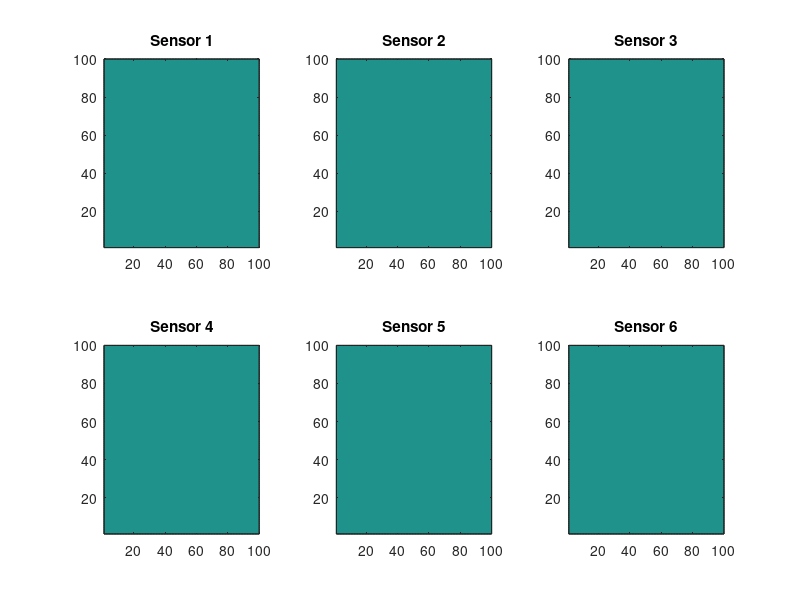

MATLAB code to generate this figure: (Note: this script raises an error after producing the figure.)
%% %%%%%%%%%%%%%%%%%%%%%%%%%%%%%%%%%%%%%%%%%%%%%%%%%%%%%%%%%%%
%% Multi Sensor-based Distributed Bayesian Estimator
% This code is for distributed bayesian estimator for target positioning and tracking
% (1) Target: Static target with unknown position
% (2) Sensors: Binary sensor with only 0 or 1 measurement
% (3) Strategy: (3.1) Observation Exchange strategy (Neighbourhood or Global-Exchange)
%               (3.2) Probability Map Consensus strategy (single step or multi-step)
%% 2015 June; All Copyright Reserved
% Fixed topology case

clear; clc; close all
Selection1 = 5;    % select observaition exchange and fusion strategies
max_EstStep = 110; % max step
switch Selection1
    case 1,  ObservExch='off'; ConsenStep=0;
    case 2,  ObservExch='off'; ConsenStep=10;
    case 3,  ObservExch='sing'; ConsenStep=0;
    case 4,  ObservExch='sing'; ConsenStep=10;
    case 5,  ObservExch='multi'; ConsenStep=0;
    case 6,  ObservExch='multi'; ConsenStep=10;
    otherwise, error('No selection.');
end

Selection2 = 1; % select the motion of agents and target
switch Selection2
    case 1,  r_move= 0; tar_move=0;
    case 2,  r_move= 0; tar_move=1;
    case 3,  r_move= 1; tar_move=0;
    case 4,  r_move= 1; tar_move=1;
    otherwise, error('No selection.');
end
% the set of robots whose pdf will be drawn
if r_move == 0
    sim_r_idx = [1,3,5];
else
    sim_r_idx = [2,4,6];
end

save_file = 0; % choose whether to save simulation results
%% %%%%%%%%%%%%%%%%%%%%%%%%%%%%%%%%%%%%%%%%%%%%%%%%%%%%%%%%%%%
%% Field Setup
fld.x = 100; fld.y = 100;  % Field size
fld.map = ones(fld.x,fld.y)/(fld.x*fld.y);
[xpt,ypt] = meshgrid(1:fld.x,1:fld.y);
fld.traj = []; % trajectory of traget

%% Target Setup
switch Selection2
    case {1,3} 
        fld.tx = 45; 
        fld.ty = 45;% Target position, but unknown to estimator
    case {2,4} 
        fld.tx = 20; 
        fld.ty = 20;% Target position, but unknown to estimator
end

fld.target.speed = 1;
fld.target.cov = 0.0001*eye(2);% covariance of the target motion model
if tar_move == 0
    fld.target.dx= 0;
    fld.target.dy= 0;
elseif tar_move == 1
    fld.target.dx= 1;
    fld.target.dy= 1;
end

%% Probability Map Consensus setup
ConsenFigure=0; % if 1, draw the concensus steps

%% Probability Map Update
% calculate the prediction matrix
% if tar_move == 1
    [ptx,pty] = meshgrid(1:fld.x,1:fld.y);
    pt = [ptx(:),pty(:)];
    upd_cell1 = cell(size(pt,1),1);
    for ii = 1:size(pt,1)
        upd_cell1{ii} = zeros(fld.x,fld.y);
        if (pt(ii,1)+fld.target.speed*fld.target.dx <= fld.x) && (pt(ii,2)+fld.target.speed*fld.target.dy <= fld.y)
            upd_cell1{ii}(pt(ii,1)+fld.target.speed*fld.target.dx,pt(ii,2)+fld.target.speed*fld.target.dy) = 1;
        end
    end
    
%% Path Planning setup
%{
hor = 3; % planning horizon
% desired distances among neighboring agents
% desDist = 10*[0 1 sqrt(3) 0 sqrt(3) 1; 
%     1 0 1 sqrt(3) 0 sqrt(3); 
%     sqrt(3) 1 0 1 sqrt(3) 0; 
%     0 sqrt(3) 1 0 1 sqrt(3); 
%     sqrt(3) 0 sqrt(3) 1 0 1; 
%     1 sqrt(3) 0 sqrt(3) 1 0];
desDist = 10*[0 1 sqrt(3) 2 sqrt(3) 1; 
    1 0 1 sqrt(3) 2 sqrt(3); 
    sqrt(3) 1 0 1 sqrt(3) 2; 
    2 sqrt(3) 1 0 1 sqrt(3); 
    sqrt(3) 2 sqrt(3) 1 0 1; 
    1 sqrt(3) 2 sqrt(3) 1 0];

dt = 1; % discretization time
vl = 0; vu = 3; % lower and upper bounds for robot speed

usePathUpdMap = 0; % if 1, each robot update its map based on neighbors' planned path; if 0, no update is conducted
useSimObs = 0; % if 1, each robot simulates the observations for neighbors' planned path

% precompute combinatorial matrix for calculating POD
all_comb = {};
for ii = 1:hor
    all_comb = [all_comb;num2cell(nchoosek(1:hor,ii),2)];
end
%}

%% Multi-Robot Setup
NumOfRobot = 6;
hf1=figure(1); set(hf1,'Position',[50,50,1000,600]); % for filtering cycle
hf3 = figure(3);
if ConsenFigure==1, hCon=figure(2); set(hCon,'Position',[200,50,1000,600]); end % for consensus cycle
switch Selection2
    case {1,2,3,4}
        x_set = [20,40,60,80,60,40];
        y_set = [50,20,20,50,80,80];
end

for i=1:NumOfRobot
    if r_move == 0
        rbt(i).x = x_set(i); % sensor position.x
        rbt(i).y = y_set(i); % sensor position.x
    elseif r_move == 1
        rbt(i).T = 20; % period of circling motion
        rbt(i).center = [x_set(i);y_set(i)];
        rbt(i).r = 15;
        rbt(i).w = 2*pi/rbt(i).T;
        rbt(i).x = x_set(i);
        rbt(i).y = y_set(i)+rbt(i).r;
    end
    
    rbt(i).traj = [];
    rbt(i).map = ones(fld.x,fld.y);
    rbt(i).map = rbt(i).map/sum(sum(rbt(i).map));
%     if tar_move == 1
        rbt(i).talign_map = rbt(i).map; % store the prob_map for observations with same tiem index, i.e. P(x|z^1_1:k,...,z^N_1:k)
        rbt(i).talign_t = 0; % record the time for the time-aligned map 
%     end
    subplot(2,3,i); contourf((rbt(i).map)'); hold on; title(['Sensor ',num2str(i)]);
    rbt(i).prob = zeros(fld.x,fld.y);
    rbt(i).entropy = zeros(1,max_EstStep);
    for j = 1:NumOfRobot
        rbt(i).rbt(j).used = []; % save the observations times that have been used for updating
    end
end

% binary sensor model
sigmaVal=(fld.x/10)^2+(fld.y/10)^2; % covariance matrix for the sensor
k_s = 2*pi*sqrt(det(sigmaVal)); % normalizing factor
s_psi = 1/2*eye(2)/sigmaVal; % psi for the sensor
% robot colors
rbt(1).color = 'r';
rbt(2).color = 'g';
rbt(3).color = 'y';
rbt(4).color = 'c';
rbt(5).color = 'm';
rbt(6).color = 'w';

%% Communication structure
rbt(1).neighbour=[2,6];
rbt(2).neighbour=[1,3];
rbt(3).neighbour=[2,4];
rbt(4).neighbour=[3,5];
rbt(5).neighbour=[4,6];
rbt(6).neighbour=[1,5];

%% Robot Buffer for Observation Exchange
for i=1:NumOfRobot
    for j=1:NumOfRobot
        rbtBuffer{i}.rbt(j).x=[];
        rbtBuffer{i}.rbt(j).y=[];
        rbtBuffer{i}.rbt(j).z=[];
        rbtBuffer{i}.rbt(j).k=[];
        rbtBuffer{i}.rbt(j).prob=[];
        rbtBuffer{i}.rbt(j).map = {};% record the previously calculated map to reduce computation        
    end
end

%% %%%%%%%%%%%%%%%%%%%%%%%%%%%%%%%%%%%%%%%%%%%%%%%%%%%%%%%%%%%
%% Distributed Bayesian Filter for Target Tracking
count = 1; % time step
% record the time that the mpc solver cannot give a solution and the
% corresponding robot
err.time = [];
err.rbt = [];
while (1) %% Filtering Time Step
    figure(1); clf(hf1);
    
    for ii = 1:NumOfRobot
       rbt(ii).traj = [rbt(ii).traj,[rbt(ii).x;rbt(ii).y]];
    end
    fld.traj = [fld.traj,[fld.tx;fld.ty]];
    
    %% %%%%%%%%%%%%%%%%%%%%%%%%%%%%%%%    
    %% Generate measurement and observation probability
    for i=1:NumOfRobot % Robot Iteration
        rbt(i).z = sensorSim(rbt(i).x,rbt(i).y,fld.tx,fld.ty,sigmaVal);
    end
    
    %% %%%%%%%%%%%%%%%%%%%%%%%%%%%%%%%
    %% Bayesian Updating
    % observation exchange steps:
    % (1) send/receive and update stored observations
    % (2) observe
    % (3) repeat step (1)
    switch ObservExch
        %% No observation exch
        case 'off',
            for i=1:NumOfRobot % Robot Iteration
                if rbt(i).z == 1
                    rbt(i).prob = sensorProb(rbt(i).x,rbt(i).y,fld.x,fld.y,sigmaVal);
                elseif rbt(i).z == 0
                    rbt(i).prob = 1 - sensorProb(rbt(i).x,rbt(i).y,fld.x,fld.y,sigmaVal);
                end
                rbt(i).map = rbt(i).map.*rbt(i).prob;
                rbt(i).map = rbt(i).map/sum(sum(rbt(i).map));
            end
            
            %% With single observation exch
        case 'sing',
            for i=1:NumOfRobot % Robot Iteration
                if rbt(i).z == 1
                    rbt(i).prob = sensorProb(rbt(i).x,rbt(i).y,fld.x,fld.y,sigmaVal);
                elseif rbt(i).z == 0
                    rbt(i).prob = 1 - sensorProb(rbt(i).x,rbt(i).y,fld.x,fld.y,sigmaVal);
                end
            end
            for i=1:NumOfRobot
                rbt(i).map = rbt(i).map.*rbt(i).prob;
                for t=rbt(i).neighbour
                    rbt(i).map = rbt(i).map.*rbt(t).prob;
                end
                rbt(i).map = rbt(i).map/sum(sum(rbt(i).map));
            end
            
            %% with Multi-step observation exch
        case 'multi',
            if (Selection2 == 1) || (Selection2 == 3)
                % static target
                %% data transmission
                % (1) sending/receive   
                tempRbtBuffer = rbtBuffer;
                for i=1:NumOfRobot % Robot Iteration
                    % for information from neighbours to compare whether it is
                    % latest                   
                    for j=1:NumOfRobot
                        for t=rbt(i).neighbour
                            if t == 0 % if no neighbors
                                continue
                            end
                            % note: communication only transmit the latest
                            % observation stored in each neighbor
                            if (~isempty(rbtBuffer{t}.rbt(j).k)) && (isempty(tempRbtBuffer{i}.rbt(j).k) || (tempRbtBuffer{i}.rbt(j).k < rbtBuffer{t}.rbt(j).k))
                                tempRbtBuffer{i}.rbt(j).x = rbtBuffer{t}.rbt(j).x;
                                tempRbtBuffer{i}.rbt(j).y = rbtBuffer{t}.rbt(j).y;
                                tempRbtBuffer{i}.rbt(j).z = rbtBuffer{t}.rbt(j).z;
                                tempRbtBuffer{i}.rbt(j).k = rbtBuffer{t}.rbt(j).k;
                                tempRbtBuffer{i}.rbt(j).prob = rbtBuffer{t}.rbt(j).prob;
                            end
                        end
                    end
                end
                
                % return temperary buffer to robot buffer
                for i=1:NumOfRobot
                    for j=1:NumOfRobot
                        rbtBuffer{i}.rbt(j).x = tempRbtBuffer{i}.rbt(j).x;
                        rbtBuffer{i}.rbt(j).y = tempRbtBuffer{i}.rbt(j).y;
                        rbtBuffer{i}.rbt(j).z = tempRbtBuffer{i}.rbt(j).z;
                        rbtBuffer{i}.rbt(j).k = tempRbtBuffer{i}.rbt(j).k;
                        rbtBuffer{i}.rbt(j).prob = tempRbtBuffer{i}.rbt(j).prob;
                    end
                end
                
                % (2) observation
                % Observation of each robot
                for i=1:NumOfRobot
                        % initialize the buffer
                        rbtBuffer{i}.rbt(i).x=rbt(i).x;
                        rbtBuffer{i}.rbt(i).y=rbt(i).y;
                        rbtBuffer{i}.rbt(i).z=rbt(i).z;
                        rbtBuffer{i}.rbt(i).k=count;
                        if (~isempty(rbtBuffer{i}.rbt(i).k)) && (rbtBuffer{i}.rbt(i).z == 1)
                            rbtBuffer{i}.rbt(i).prob = sensorProb(rbtBuffer{i}.rbt(i).x,rbtBuffer{i}.rbt(i).y,fld.x,fld.y,sigmaVal);
                        elseif ~isempty(rbtBuffer{i}.rbt(i).k) && (rbtBuffer{i}.rbt(i).z == 0)
                            rbtBuffer{i}.rbt(i).prob = 1 - sensorProb(rbtBuffer{i}.rbt(i).x,rbtBuffer{i}.rbt(i).y,fld.x,fld.y,sigmaVal);
                        end
                end
                display(rbtBuffer{1}.rbt(1)),display(rbtBuffer{1}.rbt(2)),display(rbtBuffer{1}.rbt(3))
                display(rbtBuffer{1}.rbt(4)),display(rbtBuffer{1}.rbt(5)),display(rbtBuffer{1}.rbt(6))
                
                %% update by bayes rule
                % calculate probility of latest z
                for i=1:NumOfRobot % Robot Iteration
                    for j=1:NumOfRobot
                        if (~isempty(rbtBuffer{i}.rbt(j).k)) && (~ismember(rbtBuffer{i}.rbt(j).k,rbt(i).rbt(j).used))
                            rbt(i).map=rbt(i).map.*rbtBuffer{i}.rbt(j).prob;
                            rbt(i).rbt(j).used = [rbt(i).rbt(j).used,rbtBuffer{i}.rbt(j).k];
                        end
                    end
                    rbt(i).map=rbt(i).map/sum(sum(rbt(i).map));
                end               
                
            elseif (Selection2 == 2) || (Selection2 == 4)
                % moving target
                %% data transmission
                % (1) sending/receive
                % multi-step transmit of observation
                tempRbtBuffer=rbtBuffer;
                for i=1:NumOfRobot % Robot Iteration
                    % for information from neighbours to compare whether it is
                    % latest
                    for j=1:NumOfRobot
                        for t=rbt(i).neighbour
                            % note: communication only transmit the latest
                            % observation stored in each neighbor
                            if (~isempty(rbtBuffer{t}.rbt(j).k)) && (isempty(tempRbtBuffer{i}.rbt(j).k) || (tempRbtBuffer{i}.rbt(j).k(1) < rbtBuffer{t}.rbt(j).k(1)))
                                tempRbtBuffer{i}.rbt(j).x = [rbtBuffer{t}.rbt(j).x(1),tempRbtBuffer{i}.rbt(j).x];
                                tempRbtBuffer{i}.rbt(j).y = [rbtBuffer{t}.rbt(j).y(1),tempRbtBuffer{i}.rbt(j).y];
                                tempRbtBuffer{i}.rbt(j).z = [rbtBuffer{t}.rbt(j).z(1),tempRbtBuffer{i}.rbt(j).z];
                                tempRbtBuffer{i}.rbt(j).k = [rbtBuffer{t}.rbt(j).k(1),tempRbtBuffer{i}.rbt(j).k];
                            end
                        end
                        % remove unneeded records
                        rmv_idx = tempRbtBuffer{i}.rbt(j).k <= rbt(i).talign_t;
                        tempRbtBuffer{i}.rbt(j).x(rmv_idx)=[];
                        tempRbtBuffer{i}.rbt(j).y(rmv_idx)=[];
                        tempRbtBuffer{i}.rbt(j).z(rmv_idx)=[];
                        tempRbtBuffer{i}.rbt(j).k(rmv_idx)=[];
                    end
                end
                
                % return temperary buffer to robot buffer
                for i=1:NumOfRobot
                    for j=1:NumOfRobot
                        rbtBuffer{i}.rbt(j).x = tempRbtBuffer{i}.rbt(j).x;
                        rbtBuffer{i}.rbt(j).y = tempRbtBuffer{i}.rbt(j).y;
                        rbtBuffer{i}.rbt(j).z = tempRbtBuffer{i}.rbt(j).z;
                        rbtBuffer{i}.rbt(j).k = tempRbtBuffer{i}.rbt(j).k;
                    end
                end
                
                % (2) observation
                % Observation of each robot
                for i=1:NumOfRobot
                    rbtBuffer{i}.rbt(i).x=[rbt(i).x,rbtBuffer{i}.rbt(i).x];
                    rbtBuffer{i}.rbt(i).y=[rbt(i).y,rbtBuffer{i}.rbt(i).y];
                    rbtBuffer{i}.rbt(i).z=[rbt(i).z,rbtBuffer{i}.rbt(i).z];
                    rbtBuffer{i}.rbt(i).k=[count,rbtBuffer{i}.rbt(i).k];
                    % remove unneeded records
                    % only observations that are got no less than talign_t+1
                    % are used for Bayes filtering
                    rmv_idx = rbtBuffer{i}.rbt(i).k <= rbt(i).talign_t;
                    rbtBuffer{i}.rbt(i).x(rmv_idx)=[];
                    rbtBuffer{i}.rbt(i).y(rmv_idx)=[];
                    rbtBuffer{i}.rbt(i).z(rmv_idx)=[];
                    rbtBuffer{i}.rbt(i).k(rmv_idx)=[];
                end
                
                display(rbtBuffer{1}.rbt(1)),display(rbtBuffer{1}.rbt(2)),display(rbtBuffer{1}.rbt(3))
                display(rbtBuffer{1}.rbt(4)),display(rbtBuffer{1}.rbt(5)),display(rbtBuffer{1}.rbt(6))
                
                %% update by bayes rule
                
                for i=1:NumOfRobot % Robot Iteration
                    talign_flag = 1; % if all agent's observation's time are no less than talign_t+1, then talign_flag = 1, increase talign_t
                    tmp_t = rbt(i).talign_t;
                    tmp_map = rbt(i).talign_map;
                    
                    %                 if i == 1
                    %                     hf2 = figure (2);
                    %                     contourf((tmp_map)'); hold on;
                    %                     title('t_align map before prediction step');
                    %                 end
                    
                    for t = (rbt(i).talign_t+1):count
                        %% prediction step
                        tmp_map2 = zeros(size(tmp_map));
                        for k = 1:size(pt,1)
                            tmp_map2 = tmp_map2+upd_cell1{k}*tmp_map(pt(k,1),pt(k,2));
                        end
                        tmp_map = tmp_map2;
                        
                        %% updating step
                        for j=1:NumOfRobot
                            if (~isempty(rbtBuffer{i}.rbt(j).k)) && (rbtBuffer{i}.rbt(j).k(1) >= t)
                                %                             l = find(rbtBuffer{i}.rbt(j).k == t);
                                if t < rbtBuffer{i}.rbt(j).k(1)
                                    rbtBuffer{i}.rbt(j).prob = rbtBuffer{i}.rbt(j).map{t};
                                elseif t == rbtBuffer{i}.rbt(j).k(1)
                                    if rbtBuffer{i}.rbt(j).z(1) == 1
                                        rbtBuffer{i}.rbt(j).prob = sensorProb(rbtBuffer{i}.rbt(j).x(1),rbtBuffer{i}.rbt(j).y(1),fld.x,fld.y,sigmaVal);
                                    elseif rbtBuffer{i}.rbt(j).z(1) == 0
                                        rbtBuffer{i}.rbt(j).prob = 1 - sensorProb(rbtBuffer{i}.rbt(j).x(1),rbtBuffer{i}.rbt(j).y(1),fld.x,fld.y,sigmaVal);
                                    end
                                    % record the previously calculated map to
                                    % reduce computation
                                    rbtBuffer{i}.rbt(j).map{t} = rbtBuffer{i}.rbt(j).prob;
                                end
                                tmp_map = tmp_map.*rbtBuffer{i}.rbt(j).prob;
                            else
                                talign_flag = 0;
                            end
                        end
                        if (t == rbt(i).talign_t+1) && (talign_flag == 1)
                            rbt(i).talign_map = tmp_map;
                            rbt(i).talign_map = rbt(i).talign_map/sum(sum(rbt(i).talign_map));
                            tmp_t = tmp_t+1;
                        end
                    end
                    
                    rbt(i).talign_t = tmp_t;
                    rbt(i).map = tmp_map;
                    rbt(i).map = rbt(i).map/sum(sum(rbt(i).map));
                end
                % record the map for each time
                rbt(i).map_cell{count} = rbt(i).map;
            end
            %% Error
        otherwise, error('Observation Communication Error!');
    end
    
    %% %%%%%%%%%%%%%%%%%%%%%%%%%%%%%%%
    %% Entropy calculation of posterior pdf
    for i=1:NumOfRobot 
        tmp_map = rbt(i).map;
        % this avoids the error when some grid has zeros probability
        tmp_map(tmp_map <= realmin) = realmin;
        dis_entropy = -(tmp_map).*log2(tmp_map); % get the p*log(p) for all grid points    
%         fun = @(x,y) interp2(1:fld.x,1:fld.y,dis_entropy,x,y);
%         rbt(i).entropy(count) =  integral2(fun,1,fld.x,1,fld.y);
        rbt(i).entropy(count) = sum(sum(dis_entropy));
    end
    
    %% %%%%%%%%%%%%%%%%%%%%%%%%%%%%%%%
    %% Plot Local PDFs for Each Sensor After Including Observations
%     hf1 = figure (1); % handle for subplots 
%     for i=1:NumOfRobot 
%         subplot(2,3,i); contourf((rbt(i).map)'); hold on;
%         title(['Sensor ',num2str(i), ' Observ.= ',num2str(rbt(i).z)],'FontSize',14);
%         for j=1:NumOfRobot
%             if i==j
%                 plot(rbt(j).x, rbt(j).y, 's','Color',rbt(j).color,'MarkerSize',10,'LineWidth',3);
%             else
%                 plot(rbt(j).x, rbt(j).y, 'p','Color',rbt(j).color,'MarkerSize',10,'LineWidth',1.5);
%             end
%             plot(fld.tx, fld.ty, 'c+','MarkerSize',10,'LineWidth',3);
%             set(gca,'fontsize',14)
%         end
%     end
%     subplot(2,3,5); xlabel(['Step=',num2str(count)],'FontSize',14);
    
    % plot single figure for the first robot
    for k = sim_r_idx
        tmp_hd = figure (k+2); % handle for plot of a single robot's target PDF
        clf(tmp_hd);
        shading interp
        contourf((rbt(k).map)','LineColor','none'); 
        load('MyColorMap','mymap')
        colormap(mymap);
        colorbar
%         surfl((rbt(k).map)','light'); 
        hold on;
%         title(['Sensor ',1, ' Observ.= ',num2str(rbt(1).z)],'FontSize',16);
        for j=1:NumOfRobot
            
            % draw robot trajectory
            if j==k
                line_hdl = line(rbt(j).traj(1,:), rbt(j).traj(2,:));
                set(line_hdl,'Marker','.','Color','r','MarkerSize',3,'LineWidth',2);
                plot(rbt(j).traj(1,end), rbt(j).traj(2,end), 's','Color','r','MarkerSize',10,'LineWidth',3);
            else
                line_hdl = line(rbt(j).traj(1,:), rbt(j).traj(2,:));
                set(line_hdl,'Marker','.','Color','g','MarkerSize',3,'LineWidth',2);
                plot(rbt(j).traj(1,end), rbt(j).traj(2,end), 'p','Color','g','MarkerSize',10,'LineWidth',1.5);
            end
            
            % draw traget trajectory
            line_hdl = line(fld.traj(1,:), fld.traj(2,:));
            set(line_hdl,'Marker','.','Color','k','MarkerSize',3,'LineWidth',2);
            plot(fld.tx, fld.ty, 'k+','MarkerSize',10,'LineWidth',3);
%             plot3([fld.tx, fld.tx], [fld.ty, fld.ty],[0,0.05])
            set(gca,'fontsize',16)
        end
        xlabel(['Step=',num2str(count)],'FontSize',16);        
    end
    
    % save plots
    if (count == 1) || (count == 3) || (count == 5) || (count == 7) ||...
            (count == 10) || (count == 20) || (count == 30) || (count == 40)...
            || (count == 50) || (count == 60) || (count == 70) || (count == 80)...
            || (count == 90) || (count == 100)
        switch Selection2
            case 1,  tag = 'sta_sen_sta_tar';
            case 2,  tag = 'sta_sen_mov_tar';
            case 3,  tag = 'mov_sen_sta_tar';
            case 4,  tag = 'mov_sen_mov_tar';
        end
%         file_name1 = sprintf('./figures/data_exchange_switch/%s_%d_%s',tag,count,datestr(now,1));
%         saveas(hf1,file_name1,'fig')
%         saveas(hf1,file_name1,'jpg')
        for k = sim_r_idx
            tmp_hf = figure(k+2);
            file_name2 = sprintf('./figures/data_exchange/%s_single_%d_%d_%s',tag,k,count,datestr(now,1));
            if save_file == 1
                saveas(tmp_hf,file_name2,'fig')
                saveas(tmp_hf,file_name2,'jpg')
            end
        end
    end
    
    %% %%%%%%%%%%%%%%%%%%%%%%%%%%%%%%%%
    %% Probability Map Consensus
    %{
    for i=1:NumOfRobot % Robot Iteration
        rbtCon(i).map=rbt(i).map;
    end
    for ConStep=1:ConsenStep % Consensus cycle
        if ConsenFigure==1, figure(2);clf(hCon); end
        for i=1:NumOfRobot % Robot Iteration
            neighNum=length(rbt(i).neighbour)+1;
            for t=rbt(i).neighbour
                tempRbtCon(i).map=rbtCon(i).map+rbtCon(t).map;
            end
            tempRbtCon(i).map=tempRbtCon(i).map/neighNum;
        end
        % plot local PDFs after concensus
        for i=1:NumOfRobot
            rbtCon(i).map=tempRbtCon(i).map;
            if ConsenFigure==1
                subplot(2,3,i); contourf((rbtCon(i).map)'); title(['Sensor ',num2str(i)]);
                hold on;
                for j=1:NumOfRobot
                    if i==j
                        plot(rbt(j).x, rbt(j).y, 's','Color',rbt(j).color,'MarkerSize',8,'LineWidth',3);
                    else
                        plot(rbt(j).x, rbt(j).y, 'p','Color',rbt(j).color, 'MarkerSize',8,'LineWidth',1.5);
                    end
                end
            end
        end
    end
    for i=1:NumOfRobot % Robot Iteration
        rbt(i).map=rbtCon(i).map;
    end
    %}
    
    %% %%%%%%%%%%%%%%%%%%%%%%%%%%%%%%%%
    %% robot moves
    if r_move == 1
%         x_tmp = unidrnd(fld.x-2,1,NumOfRobot)+1; % generate random number within 2:fld.x-1
%         y_tmp = unidrnd(fld.y-2,1,NumOfRobot)+1;
        for i=1:NumOfRobot % Robot Iteration
            tmp_angl = calAngle([rbt(i).x;rbt(i).y]-rbt(i).center);
%             if ismember(i,[1,2,6])
                tmp_angl = tmp_angl+rbt(i).w;
%             elseif ismember(i,[3,4,5])
%                 tmp_angl = tmp_angl-rbt(i).w;
%             end
            rbt(i).x = rbt(i).r*cos(tmp_angl)+rbt(i).center(1);
            rbt(i).y = rbt(i).r*sin(tmp_angl)+rbt(i).center(2);
        end
    end
    
    %% Target Moves
    fld.tx = fld.tx + fld.target.speed * fld.target.dx;
    fld.ty = fld.ty + fld.target.speed * fld.target.dy;
        
    %% %%%%%%%%%%%%%%%%%%%%%%%%%%%%%%%
    %% Terminate Time Cycle
    count = count+1;
    disp(count);
    if count > max_EstStep
        break
    end
end

%% %%%%%%%%%%%%%%%%%%%%%%%%%%%%%%%

%% plot the entropy
hf2 = figure(2);
line_clr = ['r','g','b','c','m','k'];
line_marker = {'o','*','s','d','^','h'};
for i=1:NumOfRobot
    plot(1:count-2,rbt(i).entropy(1:count-2),line_clr(i),'LineWidth',2,'Marker',line_marker{i},'MarkerSize',2); hold on;
    xlim([0,count-1])
end
title('Entropy of the Target PDF','FontSize',30);
set(gca,'fontsize',30)
xlabel('Time','FontSize',30);
ylabel('Entropy','FontSize',30);

[hleg1, hobj1] = legend('Robot 1','Robot 2','Robot 3','Robot 4','Robot 5','Robot 6');
textobj = findobj(hobj1, 'type', 'text');
set(textobj, 'fontsize', 24);

switch Selection2
    case 1,  tag = 'sta_sen_sta_tar';
    case 2,  tag = 'sta_sen_mov_tar';
    case 3,  tag = 'mov_sen_sta_tar';
    case 4,  tag = 'mov_sen_mov_tar';
end
file_name2 = sprintf('./figures/data_exchange/%s_entropy_%s',tag,datestr(now,1));
if save_file == 1
    saveas(hf2,file_name2,'fig')
    saveas(hf2,file_name2,'jpg')
end

%% save robot structure
if save_file == 1
    file_name3 = sprintf('./figures/data_exchange/%s_robot.mat_%s',tag,datestr(now,1));
    save(file_name3,'rbt')
end